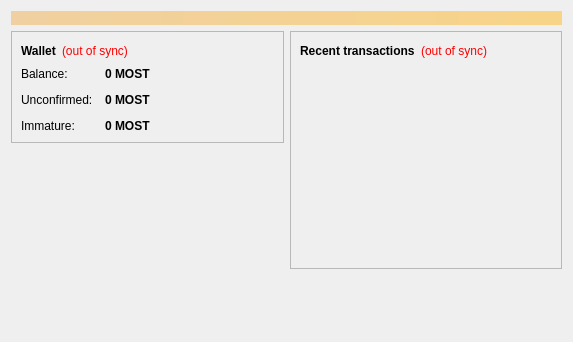
<?xml version="1.0" encoding="UTF-8"?>
<ui version="4.0">
 <class>OverviewPage</class>
 <widget class="QWidget" name="OverviewPage">
  <property name="geometry">
   <rect>
    <x>0</x>
    <y>0</y>
    <width>573</width>
    <height>342</height>
   </rect>
  </property>
  <property name="windowTitle">
   <string>Form</string>
  </property>
  <layout class="QVBoxLayout" name="topLayout">
   <item>
    <widget class="QLabel" name="labelAlerts">
     <property name="visible">
      <bool>false</bool>
     </property>
     <property name="styleSheet">
      <string notr="true">background-color: qlineargradient(x1: 0, y1: 0, x2: 1, y2: 0, stop:0 #F0D0A0, stop:1 #F8D488); color:#000000;</string>
     </property>
     <property name="wordWrap">
      <bool>true</bool>
     </property>
     <property name="margin">
      <number>3</number>
     </property>
    </widget>
   </item>
   <item>
    <layout class="QHBoxLayout" name="horizontalLayout" stretch="1,1">
     <item>
      <layout class="QVBoxLayout" name="verticalLayout_2">
       <item>
        <widget class="QFrame" name="frame">
         <property name="frameShape">
          <enum>QFrame::StyledPanel</enum>
         </property>
         <property name="frameShadow">
          <enum>QFrame::Raised</enum>
         </property>
         <layout class="QVBoxLayout" name="verticalLayout_4">
          <item>
           <layout class="QHBoxLayout" name="horizontalLayout_4">
            <item>
             <widget class="QLabel" name="label_5">
              <property name="font">
               <font>
                <weight>75</weight>
                <bold>true</bold>
               </font>
              </property>
              <property name="text">
               <string>Wallet</string>
              </property>
             </widget>
            </item>
            <item>
             <widget class="QLabel" name="labelWalletStatus">
              <property name="toolTip">
               <string>The displayed information may be out of date. Your wallet automatically synchronizes with the MostCoin network after a connection is established, but this process has not completed yet.</string>
              </property>
              <property name="styleSheet">
               <string notr="true">QLabel { color: red; }</string>
              </property>
              <property name="text">
               <string notr="true">(out of sync)</string>
              </property>
              <property name="alignment">
               <set>Qt::AlignLeading|Qt::AlignLeft|Qt::AlignVCenter</set>
              </property>
             </widget>
            </item>
            <item>
             <spacer name="horizontalSpacer_2">
              <property name="orientation">
               <enum>Qt::Horizontal</enum>
              </property>
              <property name="sizeHint" stdset="0">
               <size>
                <width>40</width>
                <height>20</height>
               </size>
              </property>
             </spacer>
            </item>
           </layout>
          </item>
          <item>
           <layout class="QFormLayout" name="formLayout_2">
            <property name="fieldGrowthPolicy">
             <enum>QFormLayout::AllNonFixedFieldsGrow</enum>
            </property>
            <property name="horizontalSpacing">
             <number>12</number>
            </property>
            <property name="verticalSpacing">
             <number>12</number>
            </property>
            <item row="0" column="0">
             <widget class="QLabel" name="label">
              <property name="text">
               <string>Balance:</string>
              </property>
             </widget>
            </item>
            <item row="0" column="1">
             <widget class="QLabel" name="labelBalance">
              <property name="font">
               <font>
                <weight>75</weight>
                <bold>true</bold>
               </font>
              </property>
              <property name="cursor">
               <cursorShape>IBeamCursor</cursorShape>
              </property>
              <property name="toolTip">
               <string>Your current balance</string>
              </property>
              <property name="text">
               <string notr="true">0 MOST</string>
              </property>
              <property name="textInteractionFlags">
               <set>Qt::LinksAccessibleByMouse|Qt::TextSelectableByKeyboard|Qt::TextSelectableByMouse</set>
              </property>
             </widget>
            </item>
            <item row="1" column="0">
             <widget class="QLabel" name="label_3">
              <property name="text">
               <string>Unconfirmed:</string>
              </property>
             </widget>
            </item>
            <item row="1" column="1">
             <widget class="QLabel" name="labelUnconfirmed">
              <property name="font">
               <font>
                <weight>75</weight>
                <bold>true</bold>
               </font>
              </property>
              <property name="cursor">
               <cursorShape>IBeamCursor</cursorShape>
              </property>
              <property name="toolTip">
               <string>Total of transactions that have yet to be confirmed, and do not yet count toward the current balance</string>
              </property>
              <property name="text">
               <string notr="true">0 MOST</string>
              </property>
              <property name="textInteractionFlags">
               <set>Qt::LinksAccessibleByMouse|Qt::TextSelectableByKeyboard|Qt::TextSelectableByMouse</set>
              </property>
             </widget>
            </item>
            <item row="2" column="0">
             <widget class="QLabel" name="labelImmatureText">
              <property name="text">
               <string>Immature:</string>
              </property>
             </widget>
            </item>
            <item row="2" column="1">
             <widget class="QLabel" name="labelImmature">
              <property name="font">
               <font>
                <weight>75</weight>
                <bold>true</bold>
               </font>
              </property>
              <property name="toolTip">
               <string>Mined balance that has not yet matured</string>
              </property>
              <property name="text">
               <string notr="true">0 MOST</string>
              </property>
              <property name="textInteractionFlags">
               <set>Qt::LinksAccessibleByMouse|Qt::TextSelectableByKeyboard|Qt::TextSelectableByMouse</set>
              </property>
             </widget>
            </item>
           </layout>
          </item>
         </layout>
        </widget>
       </item>
       <item>
        <spacer name="verticalSpacer">
         <property name="orientation">
          <enum>Qt::Vertical</enum>
         </property>
         <property name="sizeHint" stdset="0">
          <size>
           <width>20</width>
           <height>40</height>
          </size>
         </property>
        </spacer>
       </item>
      </layout>
     </item>
     <item>
      <layout class="QVBoxLayout" name="verticalLayout_3">
       <item>
        <widget class="QFrame" name="frame_2">
         <property name="frameShape">
          <enum>QFrame::StyledPanel</enum>
         </property>
         <property name="frameShadow">
          <enum>QFrame::Raised</enum>
         </property>
         <layout class="QVBoxLayout" name="verticalLayout">
          <item>
           <layout class="QHBoxLayout" name="horizontalLayout_2">
            <item>
             <widget class="QLabel" name="label_4">
              <property name="text">
               <string>&lt;b&gt;Recent transactions&lt;/b&gt;</string>
              </property>
             </widget>
            </item>
            <item>
             <widget class="QLabel" name="labelTransactionsStatus">
              <property name="toolTip">
               <string>The displayed information may be out of date. Your wallet automatically synchronizes with the MostCoin network after a connection is established, but this process has not completed yet.</string>
              </property>
              <property name="styleSheet">
               <string notr="true">QLabel { color: red; }</string>
              </property>
              <property name="text">
               <string notr="true">(out of sync)</string>
              </property>
              <property name="alignment">
               <set>Qt::AlignRight|Qt::AlignTrailing|Qt::AlignVCenter</set>
              </property>
             </widget>
            </item>
            <item>
             <spacer name="horizontalSpacer">
              <property name="orientation">
               <enum>Qt::Horizontal</enum>
              </property>
              <property name="sizeHint" stdset="0">
               <size>
                <width>40</width>
                <height>20</height>
               </size>
              </property>
             </spacer>
            </item>
           </layout>
          </item>
          <item>
           <widget class="QListView" name="listTransactions">
            <property name="styleSheet">
             <string notr="true">QListView { background: transparent; }</string>
            </property>
            <property name="frameShape">
             <enum>QFrame::NoFrame</enum>
            </property>
            <property name="verticalScrollBarPolicy">
             <enum>Qt::ScrollBarAlwaysOff</enum>
            </property>
            <property name="horizontalScrollBarPolicy">
             <enum>Qt::ScrollBarAlwaysOff</enum>
            </property>
            <property name="selectionMode">
             <enum>QAbstractItemView::NoSelection</enum>
            </property>
           </widget>
          </item>
         </layout>
        </widget>
       </item>
       <item>
        <spacer name="verticalSpacer_2">
         <property name="orientation">
          <enum>Qt::Vertical</enum>
         </property>
         <property name="sizeHint" stdset="0">
          <size>
           <width>20</width>
           <height>40</height>
          </size>
         </property>
        </spacer>
       </item>
      </layout>
     </item>
    </layout>
   </item>
  </layout>
 </widget>
 <resources/>
 <connections/>
</ui>
